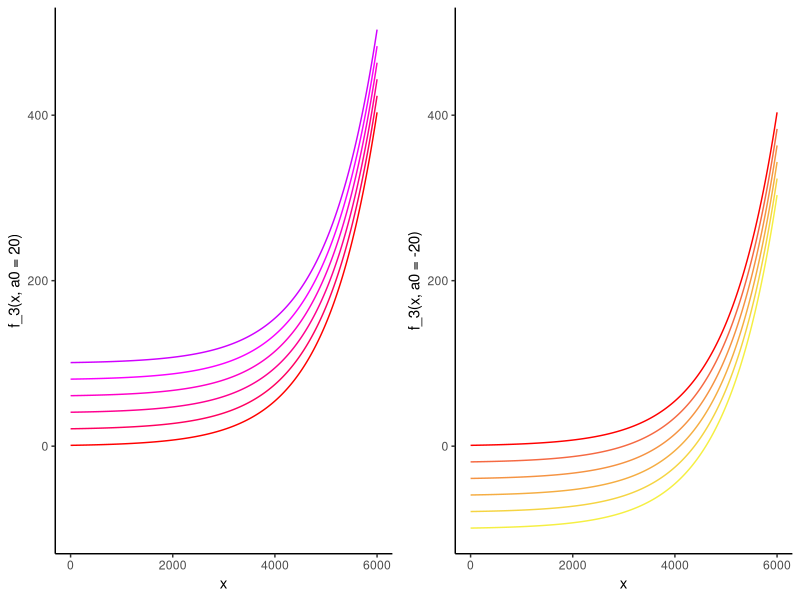
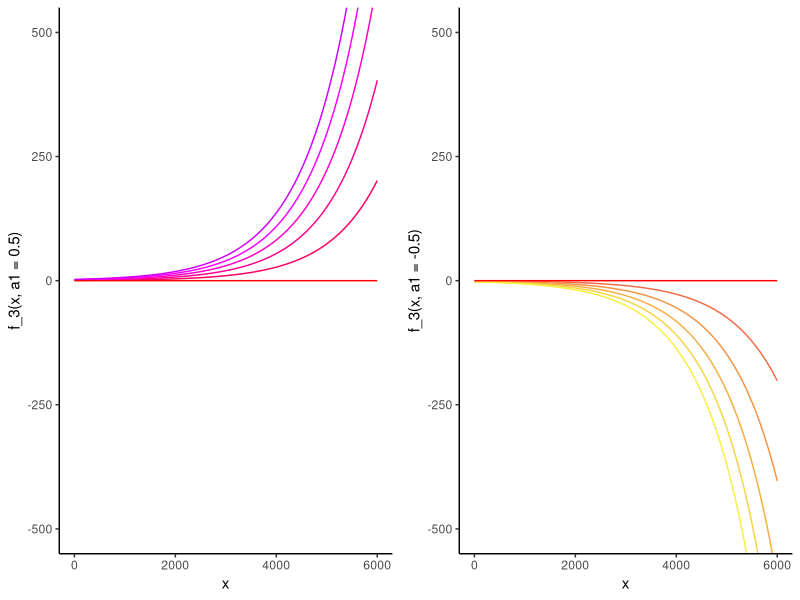
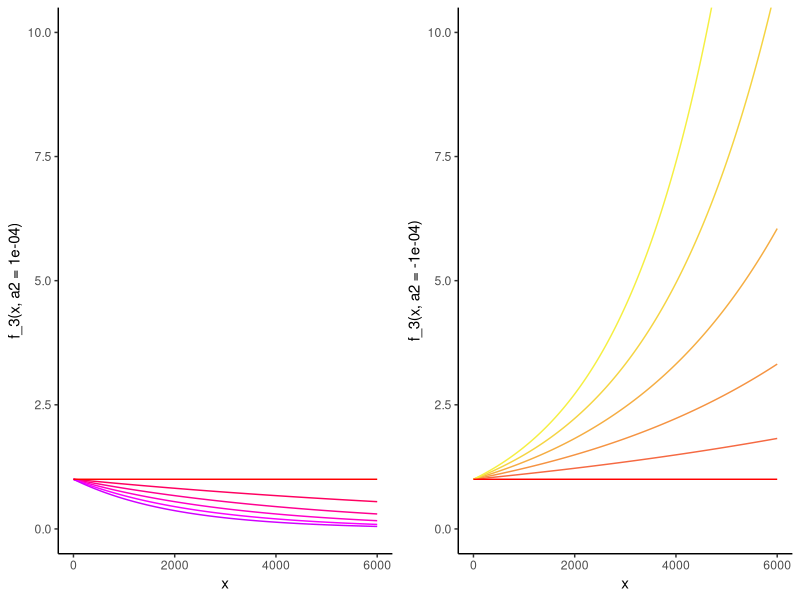
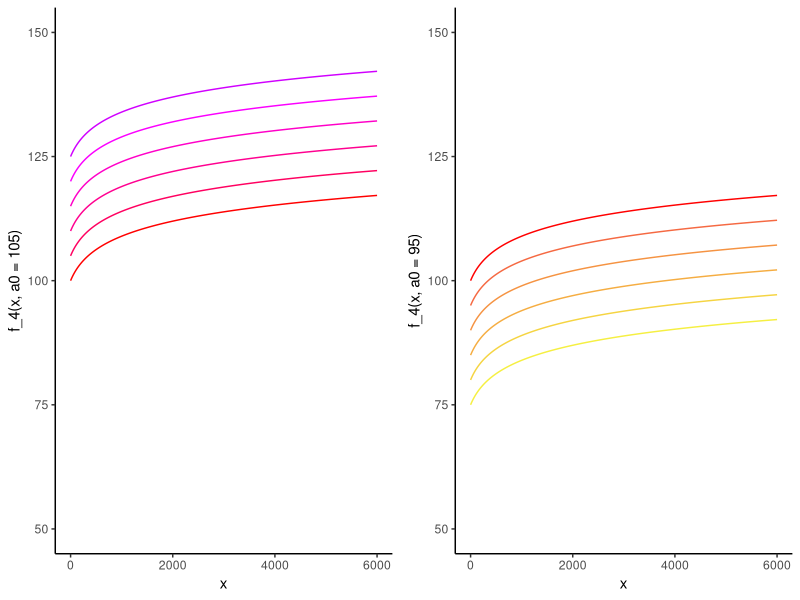
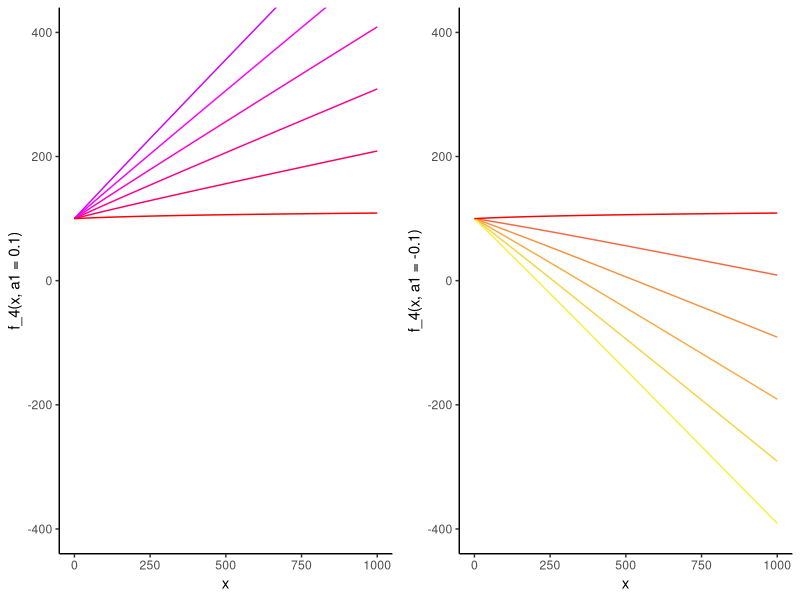
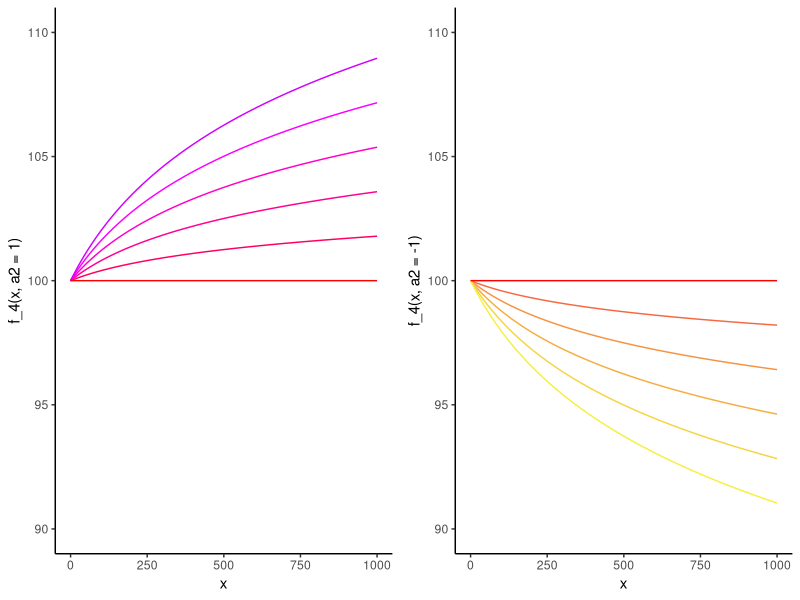

The R script that drew these images, in order:
## ---- chunk 1
knitr::opts_chunk$set(warning = FALSE, message = FALSE) 
## ---- chunk 2
library(tidyverse)
library(gridExtra)  
## ---- chunk 3

x <- (0:6000)

f_3 <- function(x, a0 = 0, a1 = 1, a2 = -0.001){
  a0 + a1*exp(-a2*x)
}

f_3a <- ggplot() + 
   geom_line(aes(x = x, y = f_3(x, a0 = 20)), color = '#ff0060') +
   geom_line(aes(x = x, y = f_3(x, a0 = 40)), color = '#ff0090') +
   geom_line(aes(x = x, y = f_3(x, a0 = 60)), color = '#ff00c8') +
   geom_line(aes(x = x, y = f_3(x, a0 = 80)), color = '#fb00ff') +
   geom_line(aes(x = x, y = f_3(x, a0 = 100)), color = '#d000ff') +
   geom_line(aes(x = x, y = f_3(x)), color = '#ff0000') +
   theme_classic() +
   coord_cartesian(xlim = c(0,6000), ylim = c(-100,500))


f_3b <- ggplot() + 
   geom_line(aes(x = x, y = f_3(x, a0 = -20)), color = '#f56942') +
   geom_line(aes(x = x, y = f_3(x, a0 = -40)), color = '#f59342') +
   geom_line(aes(x = x, y = f_3(x, a0 = -60)), color = '#f5ad42') +
   geom_line(aes(x = x, y = f_3(x, a0 = -80)), color = '#f5d442') +
   geom_line(aes(x = x, y = f_3(x, a0 = -100)), color = '#f5ef42') +
   geom_line(aes(x = x, y = f_3(x)), color = '#ff0000') +
   theme_classic() +
   coord_cartesian(xlim = c(0,6000), ylim = c(-100,500))

grid.arrange(f_3a, f_3b, ncol = 2)
## ---- chunk 4

x <- (0:6000)

f_3 <- function(x, a0 = 0, a1 = 0, a2 = -0.001){
  a0 + a1*exp(-a2*x)
}

f_3c <- ggplot() + 
   geom_line(aes(x = x, y = f_3(x, a1 = 0.5)), color = '#ff0060') +
   geom_line(aes(x = x, y = f_3(x, a1 = 1)), color = '#ff0090') +
   geom_line(aes(x = x, y = f_3(x, a1 = 1.5)), color = '#ff00c8') +
   geom_line(aes(x = x, y = f_3(x, a1 = 2)), color = '#fb00ff') +
   geom_line(aes(x = x, y = f_3(x, a1 = 2.5)), color = '#d000ff') +
   geom_line(aes(x = x, y = f_3(x)), color = '#ff0000') +
   theme_classic() +
   coord_cartesian(xlim = c(0,6000), ylim = c(-500,500))

f_3d <- ggplot() + 
   geom_line(aes(x = x, y = f_3(x, a1 = -0.5)), color = '#f56942') +
   geom_line(aes(x = x, y = f_3(x, a1 = -1)), color = '#f59342') +
   geom_line(aes(x = x, y = f_3(x, a1 = -1.5)), color = '#f5ad42') +
   geom_line(aes(x = x, y = f_3(x, a1 = -2)), color = '#f5d442') +
   geom_line(aes(x = x, y = f_3(x, a1 = -2.5)), color = '#f5ef42') +
   geom_line(aes(x = x, y = f_3(x)), color = '#ff0000') +
   theme_classic() +
   coord_cartesian(xlim = c(0,6000), ylim = c(-500,500))

grid.arrange(f_3c, f_3d, ncol = 2)


## ---- chunk 5

x <- (0:6000)

f_3 <- function(x, a0 = 0, a1 = 1, a2 = 0){
  a0 + a1*exp(-a2*x)
}

f_3e <- ggplot() + 
   geom_line(aes(x = x, y = f_3(x, a2 = 0.0001)), color = '#ff0060') +
   geom_line(aes(x = x, y = f_3(x, a2 = 0.0002)), color = '#ff0090') +
   geom_line(aes(x = x, y = f_3(x, a2 = 0.0003)), color = '#ff00c8') +
   geom_line(aes(x = x, y = f_3(x, a2 = 0.0004)), color = '#fb00ff') +
   geom_line(aes(x = x, y = f_3(x, a2 = 0.0005)), color = '#d000ff') +
   geom_line(aes(x = x, y = f_3(x)), color = '#ff0000') +
   theme_classic() +
   coord_cartesian(xlim = c(0,6000), ylim = c(0,10))

f_3f <- ggplot() + 
   geom_line(aes(x = x, y = f_3(x, a2 = -0.0001)), color = '#f56942') +
   geom_line(aes(x = x, y = f_3(x, a2 = -0.0002)), color = '#f59342') +
   geom_line(aes(x = x, y = f_3(x, a2 = -0.0003)), color = '#f5ad42') +
   geom_line(aes(x = x, y = f_3(x, a2 = -0.0004)), color = '#f5d442') +
   geom_line(aes(x = x, y = f_3(x, a2 = -0.0005)), color = '#f5ef42') +
   geom_line(aes(x = x, y = f_3(x)), color = '#ff0000') +
   theme_classic() +
   coord_cartesian(xlim = c(0,6000), ylim = c(0,10))

grid.arrange(f_3e, f_3f, ncol = 2)   

## ---- chunk 6
x <- (0:6000)

f_4 <- function(x, a0 = 100, a1 = 0, a2 = 5){
  a0 + a1 + a2*log(0.005*x + 1)
}
f_4a <- ggplot() + 
   geom_line(aes(x = x, y = f_4(x, a0 = 105)), color = '#ff0060') +
   geom_line(aes(x = x, y = f_4(x, a0 = 110)), color = '#ff0090') +
   geom_line(aes(x = x, y = f_4(x, a0 = 115)), color = '#ff00c8') +
   geom_line(aes(x = x, y = f_4(x, a0 = 120)), color = '#fb00ff') +
   geom_line(aes(x = x, y = f_4(x, a0 = 125)), color = '#d000ff') +
   geom_line(aes(x = x, y = f_4(x)), color = '#ff0000') +
   theme_classic() +
   coord_cartesian(xlim = c(0,6000), ylim = c(50,150))

f_4b <- ggplot() + 
   geom_line(aes(x = x, y = f_4(x, a0 = 95)), color = '#f56942') +
   geom_line(aes(x = x, y = f_4(x, a0 = 90)), color = '#f59342') +
   geom_line(aes(x = x, y = f_4(x, a0 = 85)), color = '#f5ad42') +
   geom_line(aes(x = x, y = f_4(x, a0 = 80)), color = '#f5d442') +
   geom_line(aes(x = x, y = f_4(x, a0 = 75)), color = '#f5ef42') +
   geom_line(aes(x = x, y = f_4(x)), color = '#ff0000') +
   theme_classic() +
   coord_cartesian(xlim = c(0,6000), ylim = c(50,150))

grid.arrange(f_4a, f_4b, ncol = 2)   

## ---- chunk 7
x <- (0:1000)

f_4 <- function(x, a0 = 100, a1 = 0, a2 = 5){
  a0 + a1*x + a2*log(0.005*x + 1)
}
f_4c <- ggplot() + 
   geom_line(aes(x = x, y = f_4(x, a1 = .1)), color = '#ff0060') +
   geom_line(aes(x = x, y = f_4(x, a1 = .2)), color = '#ff0090') +
   geom_line(aes(x = x, y = f_4(x, a1 = .3)), color = '#ff00c8') +
   geom_line(aes(x = x, y = f_4(x, a1 = .4)), color = '#fb00ff') +
   geom_line(aes(x = x, y = f_4(x, a1 = .5)), color = '#d000ff') +
   geom_line(aes(x = x, y = f_4(x)), color = '#ff0000') +
   theme_classic() +
   coord_cartesian(xlim = c(0,1000), ylim = c(-400,400))

f_4d <- ggplot() + 
   geom_line(aes(x = x, y = f_4(x, a1 = -0.1)), color = '#f56942') +
   geom_line(aes(x = x, y = f_4(x, a1 = -0.2)), color = '#f59342') +
   geom_line(aes(x = x, y = f_4(x, a1 = -0.3)), color = '#f5ad42') +
   geom_line(aes(x = x, y = f_4(x, a1 = -0.4)), color = '#f5d442') +
   geom_line(aes(x = x, y = f_4(x, a1 = -0.5)), color = '#f5ef42') +
   geom_line(aes(x = x, y = f_4(x)), color = '#ff0000') +
   theme_classic() +
   coord_cartesian(xlim = c(0,1000), ylim = c(-400,400))

grid.arrange(f_4c, f_4d, ncol = 2)   

## ---- chunk 8
x <- (0:1000)

f_4 <- function(x, a0 = 100, a1 = 0, a2 = 0){
  a0 + a1*x + a2*log(0.005*x + 1)
}


f_4e <- ggplot() + 
   geom_line(aes(x = x, y = f_4(x, a2 = 1)), color = '#ff0060') +
   geom_line(aes(x = x, y = f_4(x, a2 = 2)), color = '#ff0090') +
   geom_line(aes(x = x, y = f_4(x, a2 = 3)), color = '#ff00c8') +
   geom_line(aes(x = x, y = f_4(x, a2 = 4)), color = '#fb00ff') +
   geom_line(aes(x = x, y = f_4(x, a2 = 5)), color = '#d000ff') +
   geom_line(aes(x = x, y = f_4(x)), color = '#ff0000') +
   theme_classic() +
   coord_cartesian(xlim = c(0,1000), ylim = c(90,110))

f_4f <- ggplot() + 
   geom_line(aes(x = x, y = f_4(x, a2 = -1)), color = '#f56942') +
   geom_line(aes(x = x, y = f_4(x, a2 = -2)), color = '#f59342') +
   geom_line(aes(x = x, y = f_4(x, a2 = -3)), color = '#f5ad42') +
   geom_line(aes(x = x, y = f_4(x, a2 = -4)), color = '#f5d442') +
   geom_line(aes(x = x, y = f_4(x, a2 = -5)), color = '#f5ef42') +
   geom_line(aes(x = x, y = f_4(x)), color = '#ff0000') +
   theme_classic() +
   coord_cartesian(xlim = c(0,1000), ylim = c(90,110))

grid.arrange(f_4e, f_4f, ncol = 2)   


